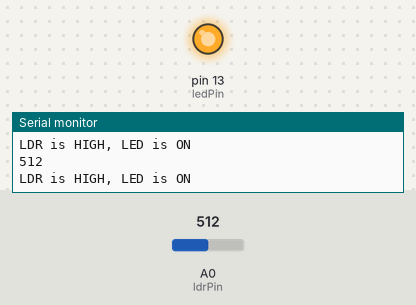
Simulated run of this sketch. Board: Arduino Uno, built with avr-gcc and run on an emulated ATmega328P. On the bench: output pins drawn as LEDs (lit = HIGH), the last lines printed to the serial monitor. Inputs (shaded band) come from the test bench; at power-on: A0 (ldrPin) = 512.

Above: at 1.2 s.
1.3 s: A0 (ldrPin) set to 307
4.3 s: A0 (ldrPin) set to 287
At 4.7 s:
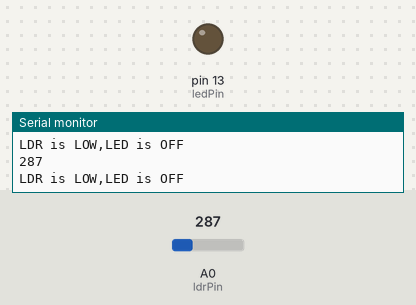
5.8 s: A0 (ldrPin) set to 306
At 6.4 s:
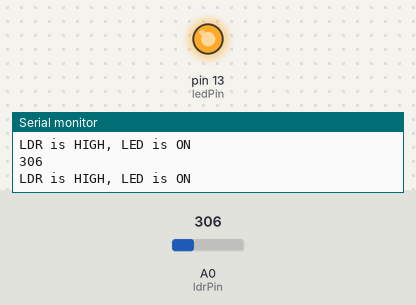
Timing chart, 0 to 8.8 s (numbered marks = the images above; inputs shaded):
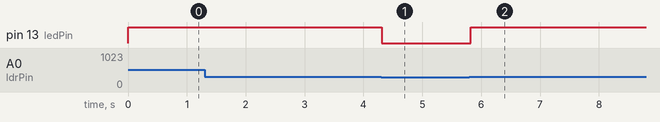

The sketch:

_8_LDR.ino
```cpp
/*
ARDUINO TRAINING
CREATE BY : MUHAMMAD SHAHKHIR BIN MOZAMIR

 TITLE: LDR SENSOR
*/


 int ledPin = 13;
 int ldrPin = A0;

void setup() {

pinMode(ledPin, OUTPUT);
pinMode(ldrPin, INPUT);

Serial.begin(9600);

}

void loop() {

int ldrStatus = analogRead(ldrPin);
Serial.println(ldrStatus);

if (ldrStatus >=300) {

digitalWrite(ledPin, HIGH);

Serial.println("LDR is HIGH, LED is ON");

}

else {

digitalWrite(ledPin, LOW);

Serial.println("LDR is LOW,LED is OFF");

}

}

/*
 *TEST STATUS :
 */
```

Measured:
- the behaviour switches between 300 and 299 on A0 (ldrPin) (found by bisection; images 0 and 1)
- after the input at 4.3 s, pin 13 (ledPin): HIGH → LOW at once
- after the input at 5.8 s, pin 13 (ledPin): LOW → HIGH at once
